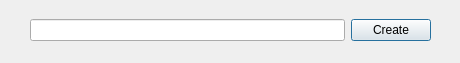
<?xml version="1.0" encoding="UTF-8"?>
<ui version="4.0">
 <class>make_dir</class>
 <widget class="QDialog" name="make_dir">
  <property name="geometry">
   <rect>
    <x>0</x>
    <y>0</y>
    <width>460</width>
    <height>63</height>
   </rect>
  </property>
  <property name="windowTitle">
   <string>Dialog</string>
  </property>
  <widget class="QWidget" name="">
   <property name="geometry">
    <rect>
     <x>30</x>
     <y>10</y>
     <width>401</width>
     <height>41</height>
    </rect>
   </property>
   <layout class="QHBoxLayout" name="horizontalLayout">
    <item>
     <widget class="QLineEdit" name="name"/>
    </item>
    <item>
     <widget class="QPushButton" name="ok">
      <property name="text">
       <string>Create</string>
      </property>
     </widget>
    </item>
   </layout>
  </widget>
 </widget>
 <resources/>
 <connections/>
</ui>
